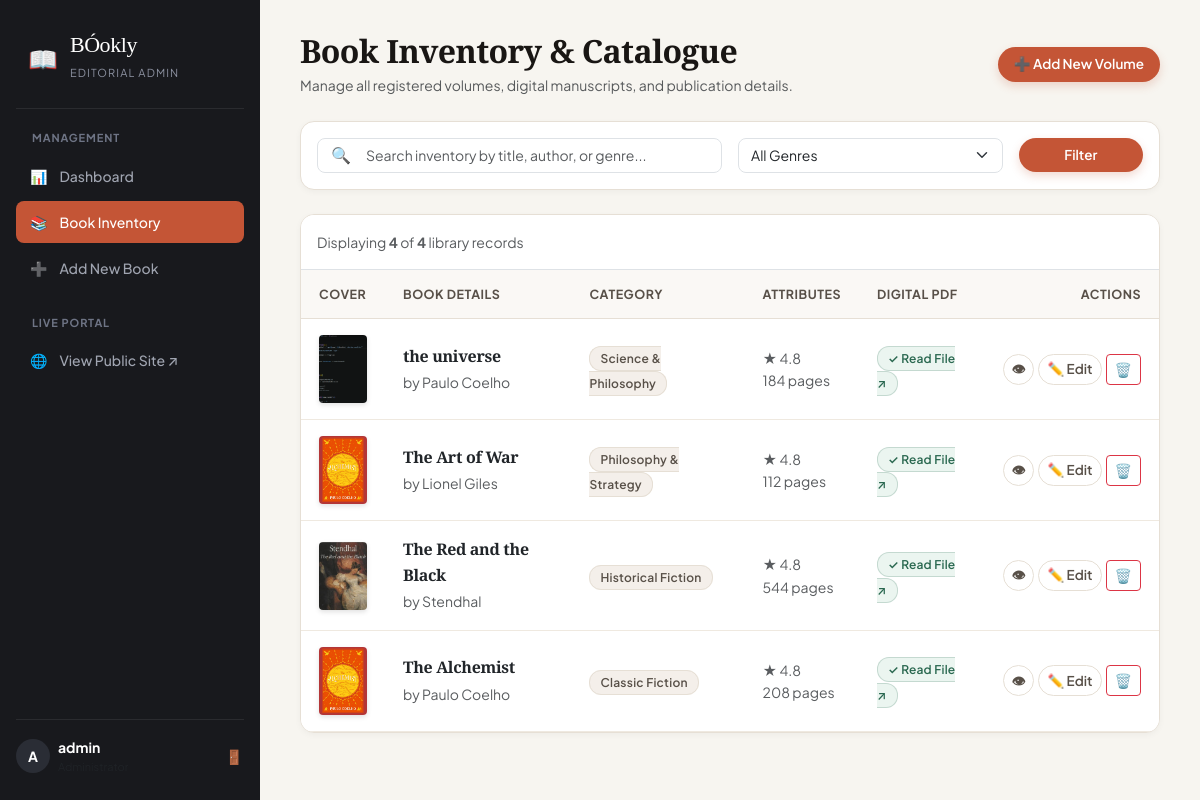
The app's page /all-books/ (signed in) with its own data.
### books/models.py (models this page shows, shortened)
class Book(models.Model):
    book_name = models.CharField(max_length=200)
    category = models.CharField(max_length=100)
    author_name = models.CharField(max_length=200)
    description = models.TextField()
    image = models.ImageField(upload_to='books/')
    pdf = models.FileField(
        upload_to='books/pdfs/',
        blank=True,
        null=True
    )
    rating = models.DecimalField(max_digits=3, decimal_places=1, default=4.8, blank=True)
    pages = models.PositiveIntegerField(default=280, blank=True, null=True)
    language = models.CharField(max_length=50, default='English', blank=True)
    is_featured = models.BooleanField(default=False)
    created_at = models.DateTimeField(default=timezone.now, blank=True)
    class Meta:
        ordering = ['-created_at', '-id']

### books/views.py (the view)
# urls.py: path('all-books/', views.all_books, name='all_books'),
@login_required(login_url='admin_login')
def all_books(request):
    search = request.GET.get('search', '').strip()
    category = request.GET.get('category', '').strip()
    books = Book.objects.all()
    if search:
        books = books.filter(
            Q(book_name__icontains=search) |
            Q(author_name__icontains=search) |
            Q(category__icontains=search)
        )
    if category and category != 'All':
        books = books.filter(category__iexact=category)
    categories = Book.objects.values_list('category', flat=True).distinct()
    return render(request, 'all_books.html', {
        'books': books,
        'search': search,
        'selected_category': category,
        'categories': categories,
        'total_books': Book.objects.count(),
        'filtered_count': books.count(),
    })

### books/templates/all_books.html (shortened to what this page needs)
{% extends 'admin/admin_base.html' %}
{% load static %}
{% block admin_content %}
<div class="d-flex justify-content-between align-items-center mb-4 flex-wrap gap-3">
    <div>
        <h2 class="font-serif fw-bold mb-1">Book Inventory & Catalogue</h2>
        <p class="text-muted small mb-0">Manage all registered volumes, digital manuscripts, and publication details.</p>
    </div>
    <div class="d-flex gap-2">
        <a href="{% url 'add_book' %}" class="btn btn-editorial-primary btn-sm px-3">
            ➕ Add New Volume
        </a>
    </div>
</div>
<div class="admin-table-container p-3 mb-4 bg-white">
    <form method="GET" action="{% url 'all_books' %}" id="adminFilterForm">
        <div class="row g-3 align-items-center">
            <div class="col-md-6">
                <div class="position-relative">
                    <span class="position-absolute" style="left: 14px; top: 50%; transform: translateY(-50%); color: #8A8077;">🔍</span>
                    <input type="text"
                           name="search"
                           value="{{ search }}"
                           class="form-control ps-5"
                           style="border-radius: 8px; font-size: 14px;"
                           placeholder="Search inventory by title, author, or genre...">
                </div>
            </div>
            <div class="col-md-4">
                <select name="category" class="form-select" style="border-radius: 8px; font-size: 14px;" onchange="document.getElementById('adminFilterForm').submit()">
                    <option value="">All Genres</option>
                </select>
            </div>
            <div class="col-md-2 d-flex gap-2">
                <button type="submit" class="btn btn-editorial-primary btn-sm w-100 justify-content-center">
                    Filter
                </button>
            </div>
        </div>
    </form>
</div>
<div class="admin-table-container">
    <div class="p-3 border-bottom d-flex justify-content-between align-items-center bg-white">
        <span class="small text-muted">
            Displaying <strong>{{ filtered_count }}</strong> of <strong>{{ total_books }}</strong> library records
        </span>
    </div>
    <div class="table-responsive">
        <table class="table">
            <thead>
                <tr>
                    <th style="width: 70px;">Cover</th>
                    <th>Book Details</th>
                    <th>Category</th>
                    <th>Attributes</th>
                    <th>Digital PDF</th>
                    <th class="text-end">Actions</th>
                </tr>
            </thead>
            <tbody>
                {% for book in books %}
                <tr>
                    <td>
                        {% if book.image %}
                        <img src="{{ book.image.url }}" alt="{{ book.book_name }}" style="width: 48px; height: 68px; object-fit: cover; border-radius: 4px; box-shadow: 0 2px 5px rgba(0,0,0,0.12);">
                        {% else %}
                        <div style="width: 48px; height: 68px; background: #eee; border-radius: 4px; display:flex; align-items:center; justify-content:center; font-size:11px;">No cover</div>
                        {% endif %}
                    </td>
                    <td>
                        <strong class="d-block text-dark font-serif" style="font-size: 16px;">
                            <a href="{% url 'book_detail' book.id %}" target="_blank" class="text-dark">{{ book.book_name }}</a>
                        </strong>
                        <span class="small text-muted">by {{ book.author_name }}</span>
                    </td>
                    <td>
                        <span class="badge-pill badge-category">{{ book.category }}</span>
                    </td>
                    <td>
                        <span class="small d-block text-muted">★ {{ book.rating|default:"4.8" }}</span>
                        <span class="small d-block text-muted">{{ book.pages|default:"280" }} pages</span>
                    </td>
                    <td>
                        {% if book.pdf %}
                        <a href="{{ book.pdf.url }}" target="_blank" class="badge-pill badge-pdf-available text-decoration-none">
                            ✓ Read File ↗
                        </a>
                        {% else %}
                        <span class="badge-pill bg-light text-muted">None uploaded</span>
                        {% endif %}
                    </td>
                    <td class="text-end">
                        <div class="d-inline-flex gap-1">
                            <a href="{% url 'book_detail' book.id %}" target="_blank" class="btn btn-sm btn-editorial-subtle py-1 px-2" title="Preview public page">
                                👁
                            </a>
                            <a href="{% url 'update_book' book.id %}" class="btn btn-sm btn-editorial-subtle py-1 px-2" title="Edit book details">
                                ✏️ Edit
                            </a>
                            <button type="button" class="btn btn-sm btn-outline-danger py-1 px-2" onclick="confirmDeleteBook({{ book.id }}, '{{ book.book_name|escapejs }}')" title="Delete book">
                                🗑️
                            </button>
                        </div>
                    </td>
                </tr>
                {% endfor %}
            </tbody>
        </table>
    </div>
</div>
{% endblock %}

### books/templates/admin/admin_base.html (shortened to what this page needs)
{% load static %}
<!DOCTYPE html>
<html lang="en">
<head>
    <link href="https://cdn.jsdelivr.net/npm/bootstrap@5.3.3/dist/css/bootstrap.min.css" rel="stylesheet">
    <link rel="stylesheet" href="{% static 'css/style.css' %}">
</head>
<body style="background-color: #F7F5F0;">
    <div class="admin-layout">
        <aside class="admin-sidebar" id="adminSidebar">
            <a href="{% url 'admin_dashboard' %}" class="admin-sidebar-brand">
                <span style="font-size: 24px; color: var(--brand-terracotta);">📖</span>
                <div>
                    <h4>BÓokly</h4>
                    <span style="font-size: 11px; color: #8A8F9E; text-transform: uppercase; letter-spacing: 0.1em;">Editorial Admin</span>
                </div>
            </a>
            <div class="small text-uppercase fw-bold px-3 mb-2" style="font-size: 11px; color: #6E7485; letter-spacing: 0.08em;">
                Management
            </div>
            <nav class="flex-grow-1">
                <a href="{% url 'admin_dashboard' %}" class="admin-nav-item {% if request.resolver_match.url_name == 'admin_dashboard' %}active{% endif %}">
                    <span>📊</span> Dashboard
                </a>
                <a href="{% url 'all_books' %}" class="admin-nav-item {% if request.resolver_match.url_name == 'all_books' %}active{% endif %}">
                    <span>📚</span> Book Inventory
                </a>
                <a href="{% url 'add_book' %}" class="admin-nav-item {% if request.resolver_match.url_name == 'add_book' %}active{% endif %}">
                    <span>➕</span> Add New Book
                </a>
                <div class="small text-uppercase fw-bold px-3 mt-4 mb-2" style="font-size: 11px; color: #6E7485; letter-spacing: 0.08em;">
                    Live Portal
                </div>
                <a href="{% url 'home' %}" class="admin-nav-item" target="_blank">
                    <span>🌐</span> View Public Site ↗
                </a>
            </nav>
            <div class="pt-3 border-top" style="border-color: rgba(255,255,255,0.08) !important;">
                <div class="d-flex align-items-center justify-content-between">
                    <div class="d-flex align-items-center gap-2">
                        <div style="width: 34px; height: 34px; border-radius: 50%; background: #2A2D35; color: #fff; display: flex; align-items: center; justify-content: center; font-size: 14px; font-weight: bold;">
                            {{ user.username|first|upper }}
                        </div>
                        <div style="overflow: hidden;">
                            <span class="d-block small text-white fw-bold text-truncate" style="max-width: 120px;">{{ user.username }}</span>
                            <span class="d-block text-muted" style="font-size: 11px;">Administrator</span>
                        </div>
                    </div>
                    <a href="{% url 'admin_logout' %}" class="btn btn-sm text-danger p-0" title="Sign out">
                        🚪
                    </a>
                </div>
            </div>
        </aside>
        <main class="admin-main-wrap">
            {% block admin_content %}{% endblock %}
        </main>
    </div>
</body>
</html>

### static/css/style.css (style rules this page uses)
:root { --bg-canvas: #FAF7F2; --bg-surface: #FFFFFF; --bg-muted: #F4EFEA; --bg-card: #FFFFFF; --border-color: #E6DFD5; --border-subtle: #EFE9E0; --ink-primary: #191614; --ink-secondary: #585048; --ink-muted: #8E847A; --brand-terracotta: #C45536; --brand-terracotta-hover: #A64124; --brand-terracotta-light: #FDF1ED; --accent-gold: #C69234; --accent-gold-light: #FDF7E8; --accent-forest: #2A6850; --accent-forest-light: #EBF5F0; --shadow-sm: 0 2px 6px rgba(35, 25, 15, 0.04); --shadow-md: 0 8px 20px rgba(35, 25, 15, 0.07); --shadow-lg: 0 16px 36px rgba(35, 25, 15, 0.1); --shadow-book: 0 14px 28px -4px rgba(35, 20, 10, 0.18), 0 6px 12px -2px rgba(35, 20, 10, 0.08); --radius-sm: 8px; --radius-md: 14px; --radius-lg: 20px; --radius-book: 4px 12px 12px 4px; --font-serif: 'Playfair Display', Georgia, serif; --font-sans: 'Plus Jakarta Sans', system-ui, -apple-system, sans-serif; --font-mono: 'JetBrains Mono', monospace; }
* { box-sizing: border-box; }
body { background-color: var(--bg-canvas); color: var(--ink-primary); font-family: var(--font-sans); line-height: 1.6; -webkit-font-smoothing: antialiased; overflow-x: hidden; }
h1, h2, h3, h4, .font-serif { font-family: var(--font-serif); color: var(--ink-primary); letter-spacing: -0.02em; }
a { color: var(--brand-terracotta); text-decoration: none; transition: all 0.2s ease; }
.btn-editorial-subtle { background: transparent; border: 1px solid var(--border-color); color: var(--ink-secondary); font-size: 13.5px; font-weight: 600; padding: 7px 14px; border-radius: 20px; display: inline-flex; align-items: center; gap: 6px; white-space: nowrap !important; transition: all 0.2s ease; }
.btn-editorial-primary { background: var(--brand-terracotta); color: #FFFFFF !important; border: none; font-size: 13.5px; font-weight: 600; padding: 7px 16px; border-radius: 20px; box-shadow: 0 4px 10px rgba(196, 85, 54, 0.22); display: inline-flex; align-items: center; gap: 6px; white-space: nowrap !important; transition: all 0.2s ease; }
.badge-pill { font-size: 12px; font-weight: 600; padding: 4px 10px; border-radius: 12px; letter-spacing: 0.02em; }
.badge-category { background: var(--bg-muted); color: var(--ink-secondary); border: 1px solid var(--border-color); }
.badge-pdf-available { background: var(--accent-forest-light); color: var(--accent-forest); border: 1px solid rgba(42, 104, 80, 0.2); }
.admin-layout { display: flex; min-height: 100vh; }
.admin-sidebar { width: 260px; background: #18191D; color: #E2E4E9; padding: 24px 16px; display: flex; flex-direction: column; position: fixed; top: 0; bottom: 0; left: 0; z-index: 1040; transition: transform 0.3s ease; }
.admin-sidebar-brand { display: flex; align-items: center; gap: 12px; padding: 8px 12px 24px; border-bottom: 1px solid rgba(255, 255, 255, 0.08); margin-bottom: 20px; color: #FFFFFF; text-decoration: none; }
.admin-sidebar-brand h4 { font-family: var(--font-serif); font-size: 22px; margin: 0; color: #FFFFFF; }
.admin-nav-item { display: flex; align-items: center; gap: 12px; padding: 10px 14px; border-radius: 8px; color: #A0A5B1; font-size: 14px; font-weight: 500; text-decoration: none; margin-bottom: 4px; transition: all 0.2s ease; }
.admin-nav-item.active { color: #FFFFFF; background: var(--brand-terracotta); }
.admin-main-wrap { margin-left: 260px; flex-grow: 1; background: #F7F5F0; min-height: 100vh; padding: 32px 40px; }
.admin-table-container { background: #FFFFFF; border: 1px solid var(--border-color); border-radius: var(--radius-md); overflow: hidden; box-shadow: var(--shadow-sm); }
.admin-table-container table { margin-bottom: 0; }
.admin-table-container thead th { background: #FAF8F5; color: var(--ink-secondary); font-size: 12.5px; font-weight: 700; text-transform: uppercase; letter-spacing: 0.04em; padding: 14px 18px; border-bottom: 1px solid var(--border-color); }
.admin-table-container tbody td { padding: 16px 18px; vertical-align: middle; border-bottom: 1px solid var(--border-subtle); }

### records on screen
Book: image (picture), book_name "the universe", author_name "Paulo Coelho", category "Science & Philosophy", rating "4.8", pages "184"
Book: image (picture), book_name "The Art of War", author_name "Lionel Giles", category "Philosophy & Strategy", rating "4.8", pages "112"
Book: image (picture), book_name "The Red and the Black", author_name "Stendhal", category "Historical Fiction", rating "4.8", pages "544"
Book: image (picture), book_name "The Alchemist", author_name "Paulo Coelho", category "Classic Fiction", rating "4.8", pages "208"

### other values on screen
{{ user.username|first|upper }} "A"
{{ user.username }} "admin"
{{ filtered_count }} "4"
{{ total_books }} "4"
